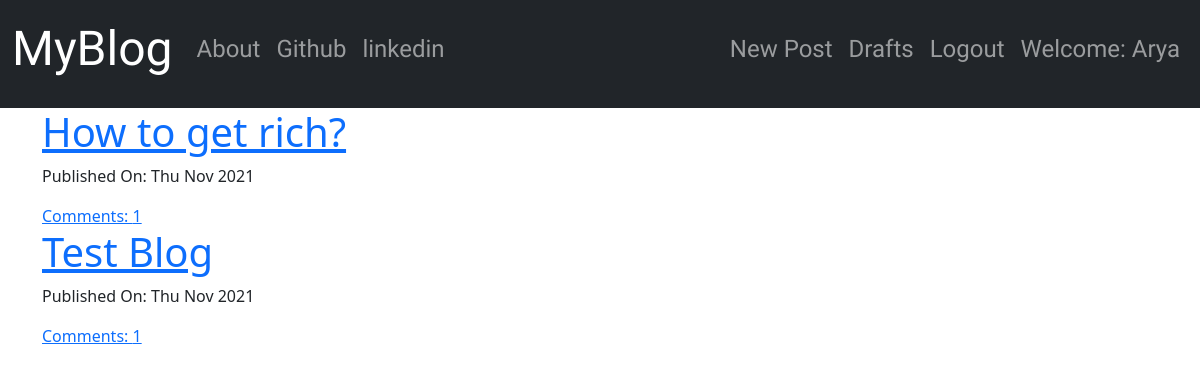
The app's page / (signed in) with its own data.
### blog/models.py (models this page shows, shortened)
class Post(models.Model):
    author =models.ForeignKey("auth.User",on_delete=models.CASCADE,)
    title=models.CharField(max_length=200)
    text=models.TextField()
    create_date=models.DateTimeField(default=timezone.now)
    published_date=models.DateTimeField(blank=True,null=True)
    def approve_comments(self):
        return self.comments.filter(approved_comment=True)

### blog/views.py (the view)
# urls.py: path("",views.PostListView.as_view(),name="post_list"),
class PostListView(ListView):
    model=Post
    def get_queryset(self):
        return Post.objects.filter(published_date__lte=timezone.now()).order_by("-published_date")

### blog/templates/blog/post_list.html
{% extends "blog/base.html" %}
{% block body_content %}
<div class="centerstage">
{% for post in post_list %}
<div class="post">
  <h1><a href="{% url 'blog:post_detail' pk=post.pk %}">{{post.title}}</a></h1>
  <div class="date">
    <p>Published On: {{post.published_date|date:"D M Y"}}</p>
  </div>
  <a href="{% url 'blog:post_detail' pk=post.pk %}">Comments: {{post.approve_comments.count}}</a>
</div>
{% endfor %}
</div>
{% endblock %}

### blog/templates/blog/base.html (shortened to what this page needs)
<!DOCTYPE html>
{% load static %}
<html lang="en" dir="ltr">
  <head>
    <link href="https://cdn.jsdelivr.net/npm/bootstrap@5.1.3/dist/css/bootstrap.min.css" rel="stylesheet">
    <link rel="stylesheet" href="//cdn.jsdelivr.net/npm/medium-editor@latest/dist/css/medium-editor.min.css" type="text/css" media="screen" charset="utf-8">
    <link rel="stylesheet" href="{% static 'css/blog.css' %}">
    <link rel="stylesheet" href="https://cdn.jsdelivr.net/npm/bootstrap-icons@1.7.0/font/bootstrap-icons.css">
  </head>
  <body class="loader">
    <nav class="navbar navbar-expand-lg navbar-dark bg-dark">
      <div class="container-fluid techfont custom_navbar ">
      <a class="navbar-brand bigbrand" href="{% url 'blog:post_list' %}">MyBlog</a>
      <div class="collapse navbar-collapse" id="navbarNav">
        <ul class="navbar-nav me-auto mb-2 mb-lg-0">
          <li class="nav-item">
            <a  class="nav-link" href="{% url 'blog:about' %}">About</a>
          </li>
          <li class="nav-item">
            <a class="nav-link" href="https://github.com">Github</a>
          </li>
          <li class="nav-item">
            <a class="nav-link" href="https://linkedin.com">linkedin</a>
          </li>
        </ul>
        <ul class="navbar-nav">
          {% if user.is_authenticated %}
          <li class="nav-item">
            <a class="nav-link" href="{% url 'blog:post_new' %}">New Post</a>
          </li>
          <li class="nav-item">
            <a class="nav-link" href="{% url 'blog:post_draft_list' %}">Drafts</a>
          </li>
          <li class="nav-item">
            <a class="nav-link" href="{% url 'logout' %}">Logout</a>
          </li>
          <li class="nav-item">
            <a class="nav-link"> Welcome: {{user.username}} </a>
          </li>
          {% else %}
          <li class="nav-item">
            <a class="nav-link" href="{% url 'login' %}" aria-label="Login">
              Login
            </a>
          </li>
          {% endif %}
        </ul>
      </div>
      </div>
    </nav>
    <div class="container">
      <div class="row">
        <div class="col-md-8">
          <div class="blog_post">
          {% block body_content %}
          {% endblock %}
        </div>
      </div>
      </div>
    </div>
  </body>
</html>

### blog/static/css/blog.css (style rules this page uses)
.centerstage { margin-left: auto; margin-right: auto; }
.techfont { font-family: 'Abhaya Libre', serif; font-size: 1.5em; margin-bottom: 10px; }
.bigbrand { font-size:2em; }
.loader { filter:hue-rotate(0deg); color:linear-gradient(45deg,#0f8,#08f); animation:hue 10000ms infinite linear; }

### records on screen
Post: title "How to get rich?", published_date "Thu Nov 2021", approve_comments.count "1"
Post: title "Test Blog", published_date "Thu Nov 2021", approve_comments.count "1"

### other values on screen
{{ user.username }} "Arya"
